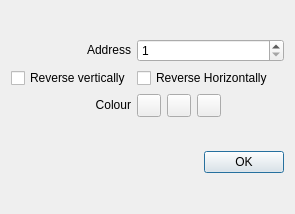
<?xml version="1.0" encoding="UTF-8"?>
<ui version="4.0">
 <author>Massimo Callegari</author>
 <comment>
  Q Light Controller Plus
  addresstool.ui

  Copyright (c) 2015 Massimo Callegari

  Licensed under the Apache License, Version 2.0 (the "License");
  you may not use this file except in compliance with the License.
  You may obtain a copy of the License at

      http://www.apache.org/licenses/LICENSE-2.0.txt

  Unless required by applicable law or agreed to in writing, software
  distributed under the License is distributed on an "AS IS" BASIS,
  WITHOUT WARRANTIES OR CONDITIONS OF ANY KIND, either express or implied.
  See the License for the specific language governing permissions and
  limitations under the License.
 </comment>
 <class>AddressTool</class>
 <widget class="QDialog" name="AddressTool">
  <property name="geometry">
   <rect>
    <x>0</x>
    <y>0</y>
    <width>295</width>
    <height>214</height>
   </rect>
  </property>
  <property name="windowTitle">
   <string>Address Tool</string>
  </property>
  <layout class="QGridLayout" name="gridLayout">
   <item row="0" column="0">
    <layout class="QGridLayout" name="m_gridLayout">
     <item row="2" column="0">
      <widget class="QCheckBox" name="m_reverseVertCheck">
       <property name="text">
        <string>Reverse vertically</string>
       </property>
      </widget>
     </item>
     <item row="3" column="0">
      <widget class="QLabel" name="label_2">
       <property name="sizePolicy">
        <sizepolicy hsizetype="Preferred" vsizetype="Fixed">
         <horstretch>0</horstretch>
         <verstretch>0</verstretch>
        </sizepolicy>
       </property>
       <property name="text">
        <string>Colour</string>
       </property>
       <property name="alignment">
        <set>Qt::AlignRight|Qt::AlignTrailing|Qt::AlignVCenter</set>
       </property>
      </widget>
     </item>
     <item row="1" column="0">
      <widget class="QLabel" name="label">
       <property name="sizePolicy">
        <sizepolicy hsizetype="Preferred" vsizetype="Fixed">
         <horstretch>0</horstretch>
         <verstretch>0</verstretch>
        </sizepolicy>
       </property>
       <property name="text">
        <string>Address</string>
       </property>
       <property name="alignment">
        <set>Qt::AlignRight|Qt::AlignTrailing|Qt::AlignVCenter</set>
       </property>
      </widget>
     </item>
     <item row="1" column="1" colspan="4">
      <widget class="QSpinBox" name="m_addressSpin">
       <property name="sizePolicy">
        <sizepolicy hsizetype="Minimum" vsizetype="Fixed">
         <horstretch>0</horstretch>
         <verstretch>0</verstretch>
        </sizepolicy>
       </property>
       <property name="minimum">
        <number>1</number>
       </property>
       <property name="maximum">
        <number>512</number>
       </property>
      </widget>
     </item>
     <item row="3" column="1">
      <widget class="QToolButton" name="m_redBtn">
       <property name="text">
        <string notr="true"/>
       </property>
      </widget>
     </item>
     <item row="3" column="2">
      <widget class="QToolButton" name="m_blueBtn">
       <property name="text">
        <string notr="true"/>
       </property>
      </widget>
     </item>
     <item row="3" column="3">
      <widget class="QToolButton" name="m_blackBtn">
       <property name="text">
        <string notr="true"/>
       </property>
      </widget>
     </item>
     <item row="2" column="1" colspan="4">
      <widget class="QCheckBox" name="m_reverseHorizCheck">
       <property name="text">
        <string>Reverse Horizontally</string>
       </property>
      </widget>
     </item>
    </layout>
   </item>
   <item row="1" column="0">
    <widget class="QDialogButtonBox" name="buttonBox">
     <property name="orientation">
      <enum>Qt::Horizontal</enum>
     </property>
     <property name="standardButtons">
      <set>QDialogButtonBox::Ok</set>
     </property>
    </widget>
   </item>
  </layout>
 </widget>
 <tabstops>
  <tabstop>m_addressSpin</tabstop>
  <tabstop>m_reverseVertCheck</tabstop>
  <tabstop>m_reverseHorizCheck</tabstop>
  <tabstop>m_redBtn</tabstop>
  <tabstop>m_blueBtn</tabstop>
  <tabstop>m_blackBtn</tabstop>
  <tabstop>buttonBox</tabstop>
 </tabstops>
 <resources/>
 <connections>
  <connection>
   <sender>buttonBox</sender>
   <signal>accepted()</signal>
   <receiver>AddressTool</receiver>
   <slot>accept()</slot>
   <hints>
    <hint type="sourcelabel">
     <x>227</x>
     <y>279</y>
    </hint>
    <hint type="destinationlabel">
     <x>157</x>
     <y>274</y>
    </hint>
   </hints>
  </connection>
  <connection>
   <sender>buttonBox</sender>
   <signal>rejected()</signal>
   <receiver>AddressTool</receiver>
   <slot>reject()</slot>
   <hints>
    <hint type="sourcelabel">
     <x>295</x>
     <y>285</y>
    </hint>
    <hint type="destinationlabel">
     <x>286</x>
     <y>274</y>
    </hint>
   </hints>
  </connection>
  <connection>
   <sender>m_redBtn</sender>
   <signal>clicked()</signal>
   <receiver>AddressTool</receiver>
   <slot>slotChangeColor()</slot>
   <hints>
    <hint type="sourcelabel">
     <x>263</x>
     <y>203</y>
    </hint>
    <hint type="destinationlabel">
     <x>218</x>
     <y>785</y>
    </hint>
   </hints>
  </connection>
  <connection>
   <sender>m_blueBtn</sender>
   <signal>clicked()</signal>
   <receiver>AddressTool</receiver>
   <slot>slotChangeColor()</slot>
   <hints>
    <hint type="sourcelabel">
     <x>322</x>
     <y>203</y>
    </hint>
    <hint type="destinationlabel">
     <x>345</x>
     <y>793</y>
    </hint>
   </hints>
  </connection>
  <connection>
   <sender>m_blackBtn</sender>
   <signal>clicked()</signal>
   <receiver>AddressTool</receiver>
   <slot>slotChangeColor()</slot>
   <hints>
    <hint type="sourcelabel">
     <x>368</x>
     <y>196</y>
    </hint>
    <hint type="destinationlabel">
     <x>364</x>
     <y>807</y>
    </hint>
   </hints>
  </connection>
 </connections>
 <slots>
  <slot>slotChangeColor()</slot>
 </slots>
</ui>
